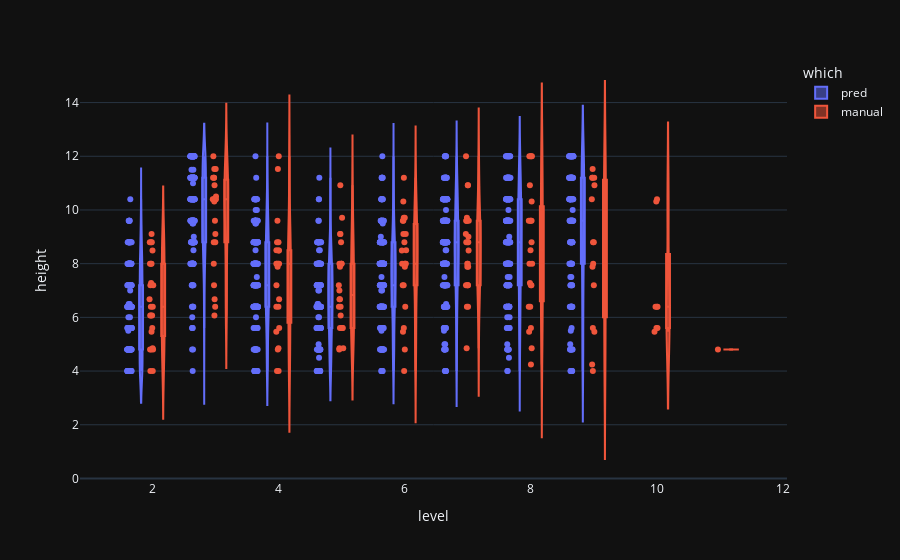

Write notebook code for a chart like this one.
### Code cell
fig = px.violin(clean, y="height", x="level", color="which", box=True, points="all",
          hover_data=["sub_name","which"])
fig.show()

### Figure 1 — Plotly figure (JSON) as saved in the notebook; plotly's stock layout.template omitted (floating-point values rounded to 4 significant figures; data arrays with more than 128 entries replaced by an {"elided": "..."} marker saying what was removed)
{"data": [{"alignmentgroup": "True", "box": {"visible": true}, "customdata": {"elided": "2334x2 str values"}, "hovertemplate": "which=%{customdata[1]}<br>level=%{x}<br>height=%{y}<br>sub_name=%{customdata[0]}<extra></extra>", "legendgroup": "pred", "marker": {"color": "#636efa"}, "name": "pred", "offsetgroup": "pred", "orientation": "v", "points": "all", "scalegroup": "True", "showlegend": true, "x": {"elided": "2334 int values"}, "x0": " ", "xaxis": "x", "y": {"elided": "2334 float values"}, "y0": " ", "yaxis": "y", "type": "violin"}, {"alignmentgroup": "True", "box": {"visible": true}, "customdata": {"elided": "259x2 str values"}, "hovertemplate": "which=%{customdata[1]}<br>level=%{x}<br>height=%{y}<br>sub_name=%{customdata[0]}<extra></extra>", "legendgroup": "manual", "marker": {"color": "#EF553B"}, "name": "manual", "offsetgroup": "manual", "orientation": "v", "points": "all", "scalegroup": "True", "showlegend": true, "x": {"elided": "259 int values"}, "x0": " ", "xaxis": "x", "y": {"elided": "259 float values"}, "y0": " ", "yaxis": "y", "type": "violin"}], "layout": {"xaxis": {"anchor": "y", "domain": [0.0, 1.0], "title": {"text": "level"}}, "yaxis": {"anchor": "x", "domain": [0.0, 1.0], "title": {"text": "height"}}, "legend": {"title": {"text": "which"}, "tracegroupgap": 0}, "margin": {"t": 60}, "violinmode": "group"}}
